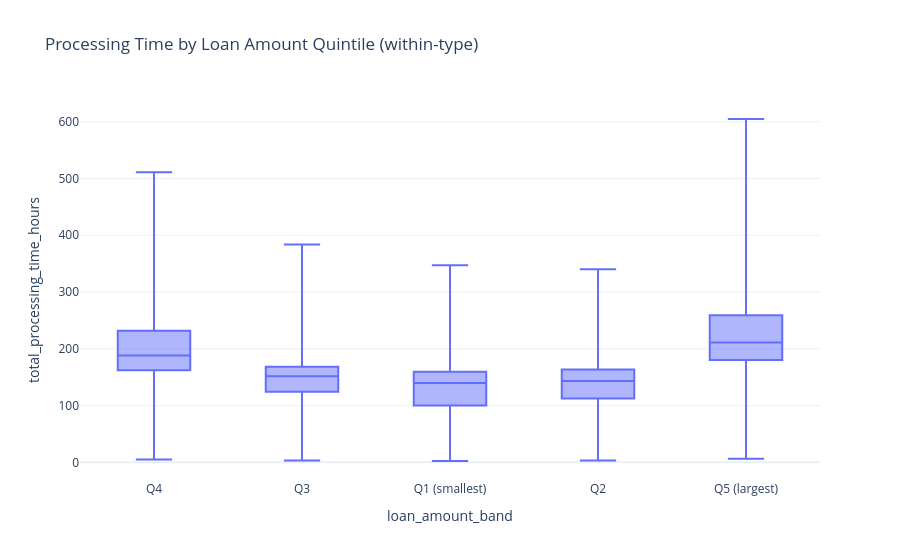

Notebook source saved alongside this figure:
### Markdown cell above
**Business Interpretation.** Processing time rises steadily with risk score
— higher-risk applications require deeper review at Credit Assessment and
Risk Review specifically (both stages scale service time with risk_score).
This is a deliberate, defensible business rule: riskier applications should
take longer to underwrite properly. It also means risk_score will be one of
the strongest predictors in the SLA-breach model built later.

### Code cell
pi["loan_amount_band"] = pd.qcut(pi["loan_amount"], 5,
                                  labels=["Q1 (smallest)", "Q2", "Q3", "Q4", "Q5 (largest)"])
fig = px.box(pi, x="loan_amount_band", y="total_processing_time_hours",
             title="Processing Time by Loan Amount Quintile (within-type)", points=False)
fig.show()

### Figure 1 — Plotly figure (JSON) as saved in the notebook; plotly's stock layout.template omitted (floating-point values rounded to 4 significant figures; data arrays with more than 128 entries replaced by an {"elided": "..."} marker saying what was removed)
{"data": [{"alignmentgroup": "True", "boxpoints": false, "hovertemplate": "loan_amount_band=%{x}<br>total_processing_time_hours=%{y}<extra></extra>", "legendgroup": "", "marker": {"color": "#636efa"}, "name": "", "notched": false, "offsetgroup": "", "orientation": "v", "showlegend": false, "type": "box", "x": {"elided": "50000 str values"}, "x0": " ", "xaxis": "x", "y": {"elided": "50000 float values"}, "y0": " ", "yaxis": "y"}], "layout": {"boxmode": "group", "legend": {"tracegroupgap": 0}, "title": {"text": "Processing Time by Loan Amount Quintile (within-type)"}, "xaxis": {"anchor": "y", "domain": [0.0, 1.0], "title": {"text": "loan_amount_band"}}, "yaxis": {"anchor": "x", "domain": [0.0, 1.0], "title": {"text": "total_processing_time_hours"}}}}
